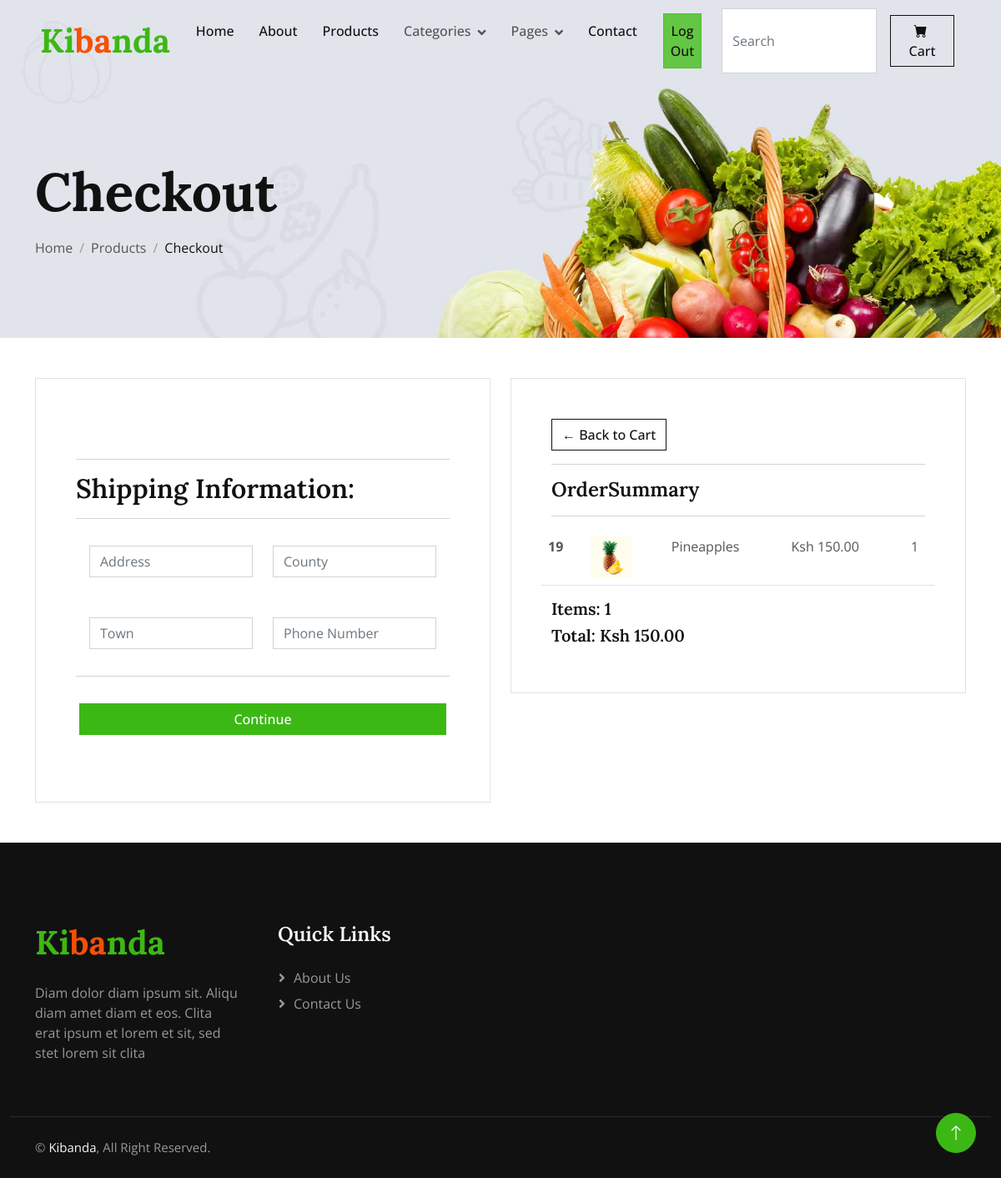
Screenshot of /checkout/ (signed in) with the database file from the repository.
### Store/models.py (models this page shows, shortened)
class OrderItem(models.Model):
    product = models.ForeignKey(Product, on_delete=models.SET_NULL, blank=True, null=True)
    order = models.ForeignKey(Order, on_delete=models.SET_NULL, blank=True, null=True)
    quantity = models.PositiveIntegerField(default=0, null=True, blank=True)
    date_added = models.DateField(default=datetime.datetime.today)
    @property
    def get_total(self):
        total = self.product.price * self.quantity
        return total

class Product(models.Model):
    name = models.CharField(max_length=100)
    price = models.DecimalField(default=0, decimal_places=2, max_digits=6)
    category = models.ForeignKey(Category, on_delete=models.CASCADE, default=1)
    description = models.CharField(max_length=250, default='', blank=True, null=True)
    image = models.ImageField(upload_to='uploads/products', default='uploads/products/product.png')
    is_sale = models.BooleanField(default=False)
    sales_price = models.DecimalField(default=0, decimal_places=2, max_digits=6)

class Order(models.Model):
    customer = models.ForeignKey(Customer, on_delete=models.SET_NULL,blank=True, null=True)
    complete = models.BooleanField(default=False)
    date_ordered = models.DateField(default=datetime.datetime.today)
    transaction_id = models.CharField(max_length=100, null=True)
    @property
    def shipping(self):
        shipping = True
        return shipping
    @property
    def get_cart_total(self):
        orderitems = self.orderitem_set.all()
        total = sum([item.get_total for item in orderitems])
        return total
    @property
    def get_cart_items(self):
        orderitems = self.orderitem_set.all()
        total = sum([item.quantity for item in orderitems])
        return total

### Store/views.py (the view)
# urls.py: path('checkout/', views.checkout, name="checkout"),
def checkout(request):
    if request.user.is_authenticated:
        customer = request.user.customer
        order, created = Order.objects.get_or_create(customer=customer, complete=False)
        items = order.orderitem_set.all()
    else:
        items = []
        order = {'get_cart_total': 0, 'get_cart_items': 0, 'shipping':False}
    context = {'items': items, 'order': order}
    return render(request, 'checkout.html',context)

### Store/templates/checkout.html (shortened to what this page needs)
{% extends "layout.html" %}
{% load static %}
{% block body %}
    <div class="container-fluid page-header mb-5 wow fadeIn" data-wow-delay="0.1s">
        <div class="container">
            <h1 class="display-3 mb-3 animated slideInDown">Checkout</h1>
            <nav aria-label="breadcrumb animated slideInDown">
                <ol class="breadcrumb mb-0">
                    <li class="breadcrumb-item"><a class="text-body" href="{% url 'Store:home' %}">Home</a></li>
                    <li class="breadcrumb-item"><a class="text-body" href="{% url 'Store:products' %}">Products</a></li>
                    <li class="breadcrumb-item text-dark active" aria-current="page">Checkout</li>
                </ol>
            </nav>
        </div>
    </div>
   <div class="container">
   <div class="row">
       <div class="col-lg-6">
           <div class="p-3 p-lg-5 border bg-white">
               <div id="form-wrapper">
                   <form id="form" action="">
                       <div class=" row p-3 mb-3" id="user-info">
                       </div>
                       <hr>
                       <div id="shipping-info">
                             <h2>Shipping Information:</h2>
                               <hr>
                               <div class=" row p-3 mb-3">
                                      <div class="col-md-6">
                                        <input type="text" class="form-control"  name="address" placeholder="Address">
                                      </div>
                                     <div class="col-md-6">
                                        <input type="text" class="form-control"  name="county" placeholder="County" required>
                                      </div>
                               </div>
                               <div class=" row p-3 mb-3">
                                      <div class="col-md-6">
                                        <input type="text" class="form-control"  name="town" placeholder="Town">
                                      </div>
                                     <div class="col-md-6">
                                        <input type="text" class="form-control"  name="ship_phone" placeholder="Phone Number" required>
                                      </div>
                               </div>
                       </div>
                        <hr>
                        <div class="row p-3  mb-3">
                          <input id="form-button" type="submit" class="btn btn-primary form-btn" value="Continue">
                        </div>
                   </form>
               </div>
           </div>
       </div>
       <div class="col-lg-6">
           <div class="p-3 p-lg-5 border bg-white">
               <div>
                  <a href="{% url 'Store:cart' %}" class="btn btn-outline-dark" >&#x2190; Back to Cart</a>
                   <hr>
                  <h4>OrderSummary</h4>
                  <hr>
               </div>
                {%for item in items %}
               <div class="row">
                   <table class="table">
                       <tr>
                          <th scope="row">{{ item.id }}</th>
                          <td><img class="img-fluid" src="http://127.0.0.1:8000/media/{{ item.product.image }}" width="50" height="30" alt=""> </td>
                          <td>{{ item.product.name }}</td>
                          <td>Ksh {{ item.product.price }}</td>
                          <td> {{ item.quantity }}</td>
                      </tr>
                   </table>
               </div>
               {% endfor %}
               <h5>Items: {{ order.get_cart_items }}</h5>
               <h5>Total: Ksh {{ order.get_cart_total }}</h5>
           </div>
       </div>
   </div>
   </div>
{% endblock %}

### Store/static/css/style.css (style rules this page uses)
:root { --primary: #3CB815; --secondary: #F65005; --light: #F7F8FC; --dark: #111111; }
.btn { font-weight: 500; transition: .5s; }
.btn.btn-primary, .btn.btn-secondary, .btn.btn-outline-primary:hover, .btn.btn-outline-secondary:hover { color: #FFFFFF; }
.page-header { padding-top: 12rem; padding-bottom: 6rem; background: url(../img/carousel-1.jpg) top right no-repeat; background-size: cover; }
.breadcrumb-item+.breadcrumb-item::before { color: #999999; }

### rows the page displays
OrderItem: id "19", product.image (picture), product.name "Pineapples", product.price "150.00", quantity "1"
Order: get_cart_items "1", get_cart_total "150.00"
